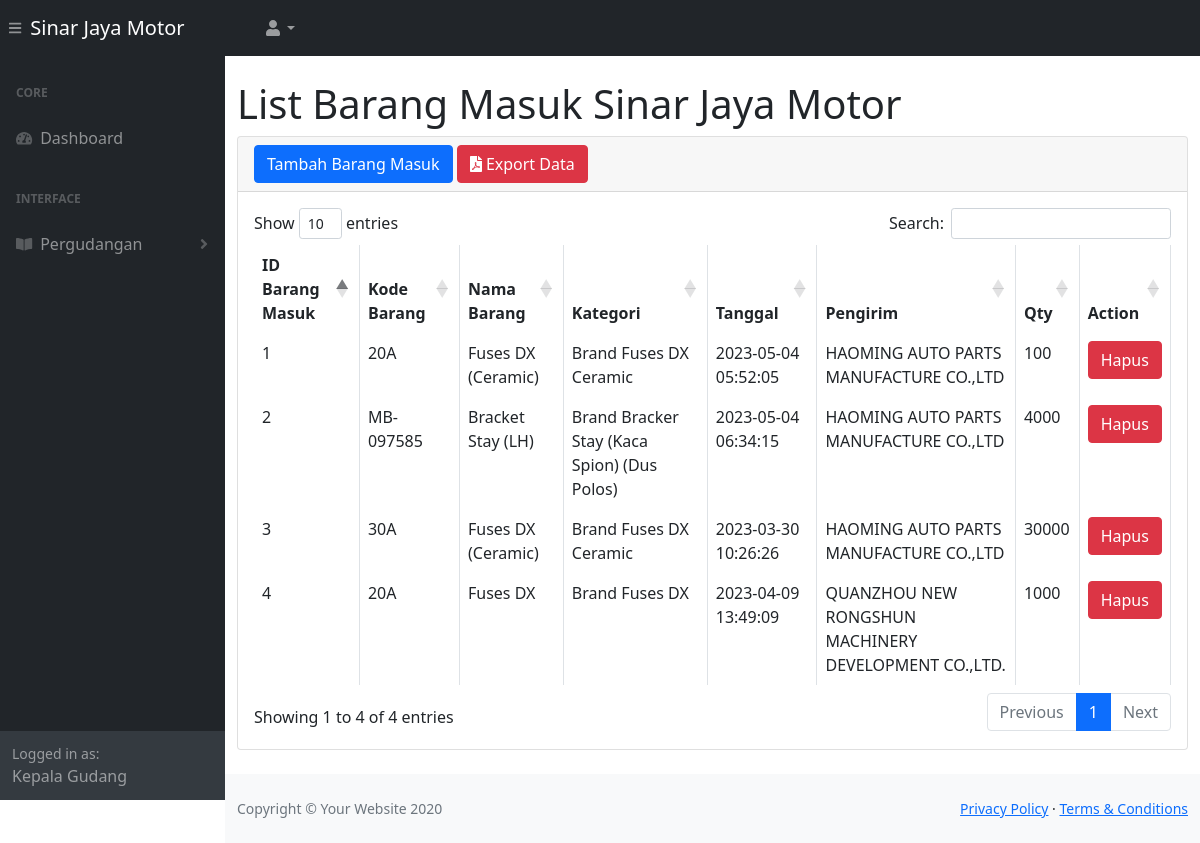
The app's page /b_masuk.php (signed in) with its own data.
### tables this page shows
CREATE TABLE `tb_barang` (
  `id_b` int(11) NOT NULL,
  `kode_b` varchar(100) NOT NULL,
  `nama_b` varchar(500) NOT NULL,
  `tipe_mobil` varchar(100) NOT NULL,
  `kategori` varchar(100) NOT NULL,
  `harga` int(100) NOT NULL,
  `pcs_dus` int(11) NOT NULL,
  `harga_p` varchar(100) NOT NULL,
  `qty` int(11) NOT NULL
);

CREATE TABLE `b_masuk` (
  `id_bm` int(11) NOT NULL,
  `id_b` int(11) NOT NULL,
  `id_p` int(11) NOT NULL,
  `stats` int(11) NOT NULL DEFAULT 0,
  `tanggal` timestamp NOT NULL DEFAULT current_timestamp() ON UPDATE current_timestamp(),
  `qtym` int(100) NOT NULL
);

CREATE TABLE `tb_pabrik` (
  `id_p` int(11) NOT NULL,
  `nama_p` varchar(100) NOT NULL
);

### b_masuk.php (the view, shortened to what this page needs)
<?php
     include 'function.php';
?>
<!DOCTYPE html>
<html lang="en">
    <head>
        <link href="./css/styles.css" rel="stylesheet" />
        <link href="https://cdn.datatables.net/1.10.20/css/dataTables.bootstrap4.min.css" rel="stylesheet" />
    </head>
    <body class="sb-nav-fixed">
        <nav class="sb-topnav navbar navbar-expand navbar-dark bg-dark">
            <button class="btn btn-link btn-sm order-1 order-lg-0" id="sidebarToggle" href="#"><i class="fas fa-bars"></i></button>
            <a class="navbar-brand" href="home.php">Sinar Jaya Motor</a>
            <ul class="navbar-nav ml-auto ml-md-0">
                <li class="nav-item dropdown">
                    <a class="nav-link dropdown-toggle" id="userDropdown" href="#" role="button" data-toggle="dropdown" aria-haspopup="true" aria-expanded="false"><i class="fas fa-user fa-fw"></i></a>
                </li>
            </ul>
        </nav>
        <div id="layoutSidenav">
            <div id="layoutSidenav_nav">
                <nav class="sb-sidenav accordion sb-sidenav-dark" id="sidenavAccordion">
                    <div class="sb-sidenav-menu">
                        <div class="nav">
                            <div class="sb-sidenav-menu-heading">Core</div>
                            <a class="nav-link" href="home.php">
                                <div class="sb-nav-link-icon"><i class="fas fa-tachometer-alt"></i></div>
                                Dashboard
                            </a>
                            <div class="sb-sidenav-menu-heading">Interface</div>
                            <?php if($_SESSION['role'] == "Gudang"){?>
                                <a class="nav-link collapsed" href="#" data-toggle="collapse" data-target="#collapseLayouts" aria-expanded="false" aria-controls="collapseLayouts">
                                    <div class="sb-nav-link-icon"><i class="fas fa-book-open"></i></div>
                                    Pergudangan
                                    <div class="sb-sidenav-collapse-arrow"><i class="fas fa-angle-down"></i></div>
                                </a>
                            <?php }; ?>
                        </div>
                    </div>
                    <?php if($_SESSION['role'] == "Gudang"){?>
                    <div class="sb-sidenav-footer">
                        <div class="small">Logged in as:</div>
                        Kepala Gudang
                    </div>
                    <?php }; ?>
                </nav>
            </div>
            <div id="layoutSidenav_content">
                <main>
                    <div class="container-fluid">
                        <h1 class="mt-4">List Barang Masuk Sinar Jaya Motor</h1>
                        <div class="card mb-4">
                            <div class="card-header">
                                <button type="button" class="btn btn-primary" data-toggle="modal" data-target="#myModal">
                                 Tambah Barang Masuk
                                </button>
                                <a href="lap_masuk.php" id="exportmasuk" class="btn btn-danger"><i class="fa fa-file-pdf"></i> Export Data</a>
                                <br>
                            </div>
                            <div class="card-body">
                                <div class="table-responsive">
                                    <table class="table table-bordered" id="dataTable" width="100%" cellspacing="0">
                                        <thead>
                                            <tr>
                                                <th>ID Barang Masuk</th>
                                                <th>Kode Barang</th>
                                                <th>Nama Barang</th>
                                                <th>Kategori</th>
                                                <th>Tanggal</th>
                                                <th>Pengirim</th>
                                                <th>Qty</th>
                                                <th>Action</th>
                                            </tr>
                                        </thead>
                                        <tbody>
                                            <?php
                                                    $ambilsemuadatastock = mysqli_query($koneksi,"SELECT * FROM tb_barang b, b_masuk m, tb_pabrik p WHERE b.id_b = m.id_b && m.id_p = p.id_p");
                                                $i=1;
                                                while($data=mysqli_fetch_array($ambilsemuadatastock)){
                                                    $idm        = $data['id_bm'];
                                                    $kodebarang = $data['kode_b'];
                                                    $namabarang = $data['nama_b'];
                                                    $Kategori   = $data['kategori'];
                                                    $tanggal    = $data['tanggal'];
                                                    $pengirim   = $data['nama_p'];
                                                    $qtym       = $data['qtym'];
                                            ?>
                                            <tr>
                                                <td><?=$i++;?></td>
                                                <td><?=$kodebarang;?></td>
                                                <td><?=$namabarang;?></td>
                                                <td><?=$Kategori;?></td>
                                                <td><?=$tanggal;?></td>
                                                <td><?=$pengirim;?></td>
                                                <td><?=$qtym;?></td>
                                                <td>
                                                    <button type="button" class="btn btn-danger" data-toggle="modal" data-target="#delete<?=$idm;?>">
                                                    Hapus
                                                </td>
                                            </tr>
                                            </div>
                                            <?php }; ?>
                                </div>
                            </div>
                <footer class="py-4 bg-light mt-auto">
                    <div class="container-fluid">
                        <div class="d-flex align-items-center justify-content-between small">
                            <div class="text-muted">Copyright &copy; Your Website 2020</div>
                            <div>
                                <a href="#">Privacy Policy</a>
                                &middot;
                                <a href="#">Terms &amp; Conditions</a>
                            </div>
                        </div>
                    </div>
                </footer>
    </body>
</html>

### records on screen
tb_barang: kode_b "20A", nama_b "Fuses DX (Ceramic)", kategori "Brand Fuses DX Ceramic", b_masuk.tanggal "2023-05-04 05:52:05", tb_pabrik.nama_p "HAOMING AUTO PARTS MANUFACTURE CO.,LTD", b_masuk.qtym "100"
tb_barang: kode_b "MB-097585", nama_b "Bracket Stay (LH)", kategori "Brand Bracker Stay (Kaca Spion) (Dus Polos)", b_masuk.tanggal "2023-05-04 06:34:15", tb_pabrik.nama_p "HAOMING AUTO PARTS MANUFACTURE CO.,LTD", b_masuk.qtym "4000"
tb_barang: kode_b "30A", nama_b "Fuses DX (Ceramic)", kategori "Brand Fuses DX Ceramic", b_masuk.tanggal "2023-03-30 10:26:26", tb_pabrik.nama_p "HAOMING AUTO PARTS MANUFACTURE CO.,LTD", b_masuk.qtym "30000"
tb_barang: kode_b "20A", nama_b "Fuses DX", kategori "Brand Fuses DX", b_masuk.tanggal "2023-04-09 13:49:09", tb_pabrik.nama_p "QUANZHOU NEW RONGSHUN MACHINERY DEVELOPMENT CO.,LTD.", b_masuk.qtym "1000"
